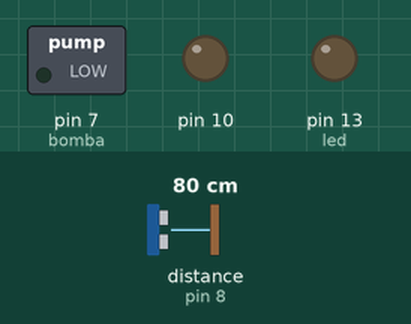
Simulated run of this sketch. Board: Arduino Uno, built with avr-gcc and run on an emulated ATmega328P. Shown: switched loads named in the sketch (green lamp = pin HIGH), output pins drawn as LEDs (lit = HIGH). Wiring (inferred from the names in the program): ultrasonic range finder: trigger pin 9; echo pin 8. Dashed ring = blinking. The test bench sets the inputs (shaded band); at power-on: distance to the obstacle (sensor on pin 8) 80 cm. The echo pulse lasts 58.3 µs per cm; pins used as bus, display or sensor lines are not drawn.

Above: at 1.2 s.
1.3 s: distance to the obstacle (sensor on pin 8) set to 8 cm
2.8 s: distance to the obstacle (sensor on pin 8) set to 5 cm
At 3.6 s:
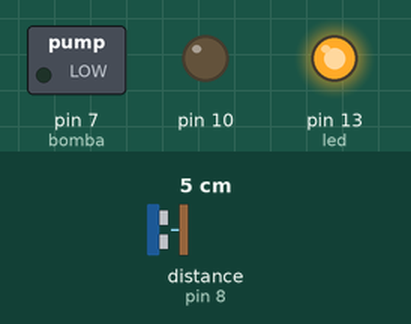
5.8 s: distance to the obstacle (sensor on pin 8) set to 9 cm
At 6.1 s:
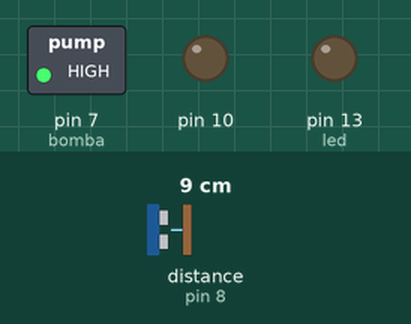
7.3 s: distance to the obstacle (sensor on pin 8) set to 2 cm
At 8.1 s:
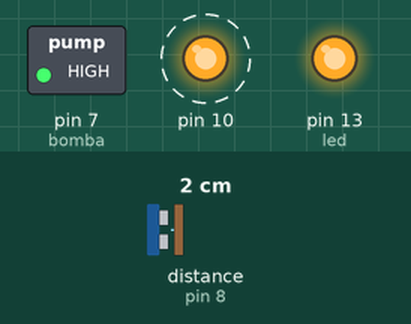
Timing chart, 0 to 11.3 s (numbered marks = the images above; inputs shaded):
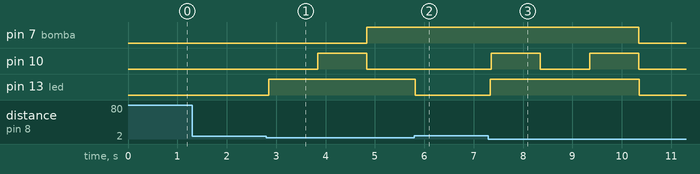

Measured:
- the behaviour switches between 7 and 6 cm on distance to the obstacle (sensor on pin 8) (found by bisection; images 0 and 1)
- after the input at 1.3 s, every drawn part: stays the same
- after the input at 2.8 s, pin 7 (bomba): LOW → HIGH after 2.0 s; pin 10: LOW → HIGH after 1.0 s, → LOW 1.0 s later; pin 13 (led): LOW → HIGH after 0.05 s
- after the input at 5.8 s, pin 10: stays LOW (without the input it goes to HIGH after 0.04 s); pin 13 (led): HIGH → LOW at once
- after the input at 7.3 s, pin 7 (bomba): HIGH → LOW after 3.0 s; pin 10: alternates HIGH for 1.0 s and LOW for 1.0 s, starting after 0.05 s; pin 13 (led): LOW → HIGH at once, → LOW 3.0 s later

The sketch:

bomba-sensor-solo.ino
```cpp
// --- Mapeamento de Hardware ---
#define led         13                             //led onboard
#define bomba        7                             //Pino de controle da bomba d'água
#define echo         8                             //Pino de echo do HC-SR04
#define trig         9                             //Pino de trigger do HC-SR04


// --- Constantes ---
#define full_sec     5                             //tempo para encher recipiente (em segundos)


// --- Protótipo das Funções Auxiliares ---
float measureDistance();                      //Função para medir, calcular e retornar a distância em cm
void trigPulse();                             //Função que gera o pulso de trigger de 10µs


// --- Variáveis Globais ---

boolean water;                                //Verdadeiro para objetos detectador por mais de 2 segundos
boolean control_end;                          //Indicação de processo concluído
float dist_cm;                                //Armazena a distância em centímetros entre o robô e o obstáculo
short counter = 0x00;                         //Contador auxiliar para interrupção
short test_Object = 0x00;                     //Verifica se haverá um objeto de fato
short seconds = 0x00;                         //Tempo de operação da bomba em segundos


// --- Rotina de Interrupção ---
ISR(TIMER2_OVF_vect)
{
    TCNT2=100;                            //Reinicializa o registrador do Timer2
    counter++;                            //Incrementa counter


    // -- Base de tempo de 1 segundo --
    if(counter == 0x64)                   //counter igual a 100d?
    {                                     //Sim...
        counter = 0x00;                   //Reinicia
        test_Object++;                    //incrementa variável de teste

        if(test_Object == 0x02)           //test_Object igual a 2?
        {                                 //Sim...
            test_Object = 0x00;           //Reinicia
            water       = 0x01;           //seta variável de detecção


        } //end if test_Object


        if(water)                         //variável de detecção de objeto setada?
        {                                 //Sim...
           seconds++;                     //incrementa os segundos
           digitalWrite(bomba, HIGH);     //liga bomba

           if(seconds == full_sec)        //atingiu o tempo para encher recipiente?
           {                              //Sim...
               digitalWrite(bomba, LOW);  //desliga bomba
               seconds = 0x00;            //reinicia segundos
               water   = 0x00;            //limpa water
               TIMSK2  = 0x00;            //desabilita interrupção do timer2
               control_end = 0x01;        //seta control_end

           }  //end if seconds


        } //end if water


        digitalWrite(10, !digitalRead(10));   //Inverte o estado da saída (teste da base de tempo)


    } //end if counter


} //end ISR


// --- Configurações Iniciais ---
void setup()
{
  // -- Configuração de Entradas e Saídas --
     pinMode(10,    OUTPUT);
     pinMode(led,   OUTPUT);
     pinMode(bomba, OUTPUT);
     pinMode(trig,  OUTPUT);
     pinMode(echo,   INPUT);


/*
    Cálculo do estouro do Timer2

        Estouro = (256 - TCNT2) x prescaler x ciclo de máquina

        Ciclo de máquina = 1/Fosc = 1/16E6 = 62,5ns = 62,5E-9s

        Estouro = (256 - 100) x 1024 x 62,5E-9 = 9,98ms
*/

  // -- Configuração dos registradores do Atmega 328p --
     TCCR2A = 0x00;   //Timer operando em modo normal
     TCCR2B = 0x07;   //Prescaler 1:1024
     TCNT2  = 100;    //10 ms overflow again
     TIMSK2 = 0x00;   //Interrupção desabilitada inicialmente

  // -- Inicialização de variáveis e I/Os --
     digitalWrite(bomba, LOW);   //bomba inicia desligada
     water  = 0x00;              //detecção de objeto inicia falsa
     control_end = 0x00;         //limpa control_end


} //end setup


// --- Loop Infinito ---
void loop()
{


   dist_cm = measureDistance();               //Atualiza distância em centímetros


   if(dist_cm < 0x06 && !control_end)         //Distância menor que 6cm e control_end limpa?
   {                                          //Sim...

       TIMSK2 = 0x01;                         //Habilita interrupção do Timer2
       digitalWrite(led, HIGH);               //liga LED

   } //end if

   else                                       //Senão...
   {

       TIMSK2 = 0x00;                         //Desabilita interrupção do Timer2
       digitalWrite(led, LOW);                //desliga LED
       test_Object = 0x00;                    //Reinicia test_Object
       if(dist_cm > 0xA) control_end = 0x00;  //Limpa control_end

   } //end else


   delay(65);                                 //Leituras a cada 65 ms

} //end loop


// --- Desenvolvimento das Funções Auxiliares ---


float measureDistance()                       //Função que retorna a distância em centímetros
{
  float pulse;                                //Armazena o valor de tempo em µs que o pino echo fica em nível alto

  trigPulse();                                //Envia pulso de 10µs para o pino de trigger do sensor

  pulse = pulseIn(echo, HIGH);                //Mede o tempo em que echo fica em nível alto e armazena na variável pulse

  /*
    >>> Cálculo da Conversão de µs para cm:

   Velocidade do som = 340 m/s = 34000 cm/s

   1 segundo = 1000000 micro segundos

      1000000 µs - 34000 cm/s
            X µs - 1 cm

                  1E6
            X = ------- = 29.41
                 34000

    Para compensar o ECHO (ida e volta do ultrassom) multiplica-se por 2

    X' = 29.41 x 2 = 58.82

  */

  return (pulse/58.82);                      //Calcula distância em centímetros e retorna o valor


} //end measureDistante


void trigPulse()                             //Função para gerar o pulso de trigger para o sensor HC-SR04
{
   digitalWrite(trig,HIGH);                  //Saída de trigger em nível alto
   delayMicroseconds(10);                    //Por 10µs ...
   digitalWrite(trig,LOW);                   //Saída de trigger volta a nível baixo

} //end trigPulse
```
